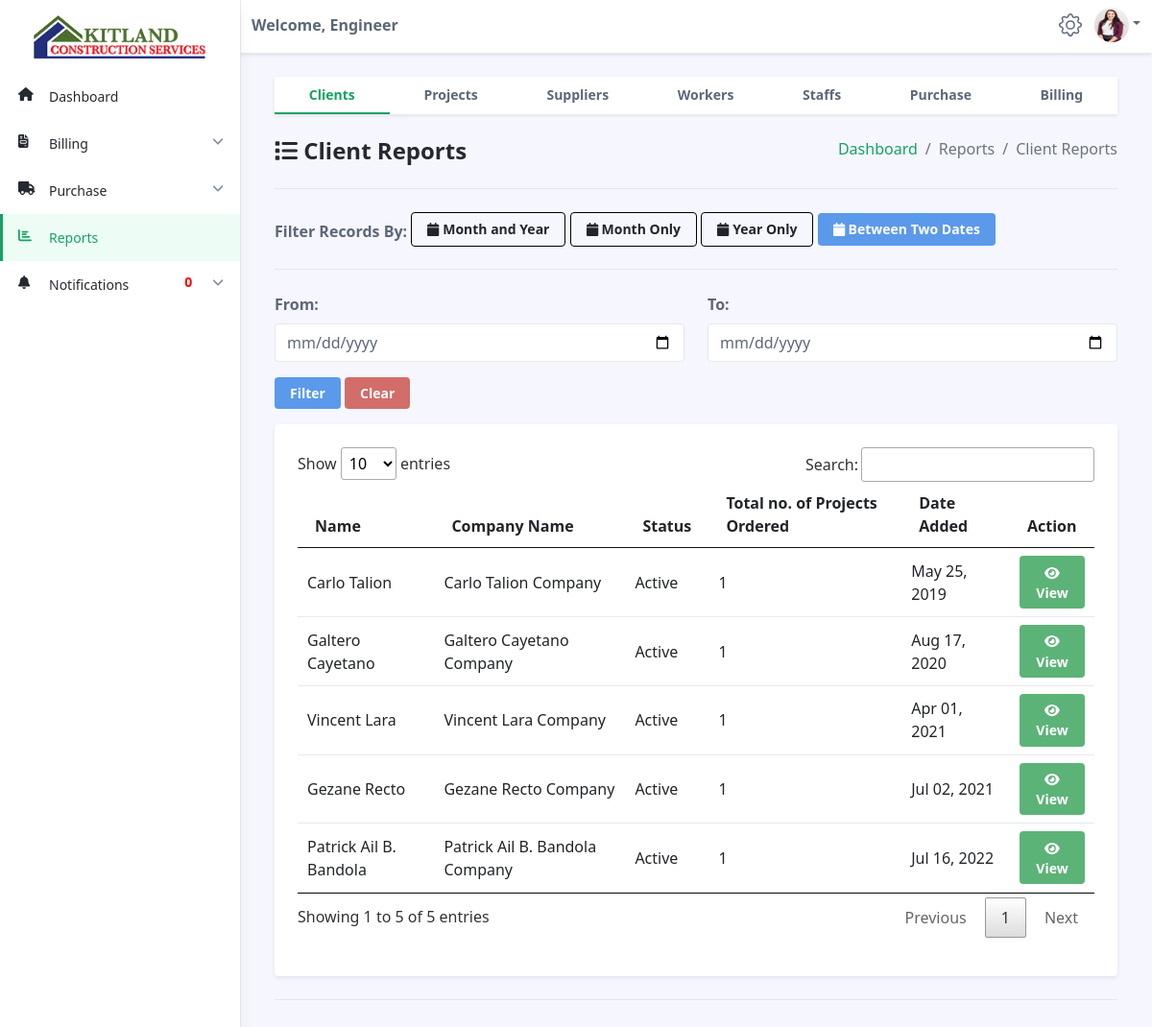
Screenshot of /accountant/client-reports-filter-by-two-dates.php (signed in) with the database file from the repository.
### tables this page shows
CREATE TABLE `clients` (
  `id` int(11) NOT NULL,
  `name` varchar(50) NOT NULL,
  `company_name` varchar(255) NOT NULL,
  `contact` varchar(50) NOT NULL,
  `email` varchar(50) NOT NULL,
  `address` varchar(255) NOT NULL,
  `date_added` date NOT NULL DEFAULT current_timestamp(),
  `status` varchar(255) NOT NULL
);

### accountant/client-reports-filter-by-two-dates.php (the view, shortened to what this page needs)
<?php
include('../connections/config.php');
?>
<!DOCTYPE html>
<!DOCTYPE html>
<html lang="en">
<head>
    <link id="theme-style" rel="stylesheet" href="dataTables/jquery.dataTables.min.css">
    <link id="theme-style" rel="stylesheet" href="../assets/css/portal.css">
    <link rel="stylesheet" href="../assets/css/style.css" />
</head>
<body class="app">
    <?php $page = 'report';
	include('accountant-navbar.php'); ?>
    <div class="app-wrapper">
        <div class="app-content pt-3 p-md-3 p-lg-4">
            <div class="container-xl">
                <nav id="reports-table-tab" class="reports-table-tab app-nav-tabs nav shadow-sm flex-column flex-sm-row mb-4">
                    <a class="flex-sm-fill text-sm-center nav-link active" data-bs-toggle="tab" href="client-reports.php" role="tab" data-target="#client" aria-selected="true">Clients</a>
                    <a class="flex-sm-fill text-sm-center nav-link" data-bs-toggle="tab" href="project-reports.php" role="tab" aria-selected="false">Projects</a>
                    <a class="flex-sm-fill text-sm-center nav-link" data-bs-toggle="tab" href="supplier-reports.php" role="tab" aria-selected="false">Suppliers</a>
                    <a class="flex-sm-fill text-sm-center nav-link" data-bs-toggle="tab" href="worker-reports.php" role="tab" aria-selected="false">Workers</a>
                    <a class="flex-sm-fill text-sm-center nav-link" data-bs-toggle="tab" href="staff-reports.php" role="tab" aria-selected="false">Staffs</a>
                    <a class="flex-sm-fill text-sm-center nav-link" data-bs-toggle="tab" href="purchase-report.php" role="tab" aria-selected="false">Purchase</a>
                    <a class="flex-sm-fill text-sm-center nav-link" data-bs-toggle="tab" href="billing-report.php" role="tab" aria-selected="false">Billing</a>
                </nav>
                <ol class="breadcrumb mb-4" style="float:right">
                    <li class="breadcrumb-item"><a href="dashboard.php">Dashboard</a></li>
                    <li class="breadcrumb-item active">Reports</li>
                    <li class="breadcrumb-item active">Client Reports</li>
                </ol>
                <h1 class="app-page-title"><span class="nav-icon"><i class="fa fa-list"></i></span> Client Reports</h1>
                <hr class="mb-4">
                <span style="font-weight:bold">Filter Records By:</span>
                <a href="client-reports.php" class="btn app-btn" style="margin-bottom: 0.5em; border:1px solid #000"><i class="fa fa-calendar"></i> Month and Year</a>
                <a href="client-reports-filter-by-month-only.php" class="btn app-btn" style="margin-bottom: 0.5em; border:1px solid #000"><i class="fa fa-calendar"></i> Month Only</a>
                <a href="client-reports-filter-by-year-only.php" class="btn app-btn" style="margin-bottom: 0.5em; border:1px solid #000"><i class="fa fa-calendar"></i> Year Only</a>
                <a href="client-reports-filter-by-two-dates.php" class="btn app-btn btn-info" style="margin-bottom: 0.5em; color:white"><i class="fa fa-calendar"></i> Between Two Dates</a>
                <hr class="mb-4">
                <form class="settings-form" method="post">
                    <div class="row">
                        <div class="col-md-6 col-12 mb-3">
                            <label for="setting-input-3" class="form-label" style="font-weight:bold">From:</label>
                            <input type="date" name="from_date" class="form-control" required>
                        </div>
                        <div class=" col-md-6 col-12 mb-3">
                            <label for="setting-input-3" class="form-label" style="font-weight:bold">To:</label>
                            <input type="date" name="to_date" class="form-control" required>
                        </div>
                        <div class=" mb-3">
                            <button type="submit" name="submit" class="btn app-btn btn-info" style="color:#fff">Filter</button>
                            <a href="client-reports-filter-by-two-dates.php" class="btn app-btn btn-danger" style="color:#fff">Clear</a>
                        </div>
                    </div>
                </form>
                <?php if (isset($_POST['submit'])) {
                    $from_date = mysqli_real_escape_string($conn, $_POST['from_date']);
                    $to_date = mysqli_real_escape_string($conn, $_POST['to_date']);
                ?>
                    <div class="row g-4 settings-section">
                        <div class="col-12 col-md-12">
                            <div class="app-card app-card-settings shadow-sm p-4">
                                <div class="app-card-body">
                                    <div class="mb-3">
                                        <table id="myTable" class="table app-table-hover mb-0 text-left">
                                            <thead>
                                                <?php
                                                $sql = "SELECT *, COUNT(*) as count FROM clients WHERE date_added BETWEEN '$from_date' AND '$to_date' WHERE clients.status = '1' GROUP BY name ORDER BY date_added";
                                                $result = mysqli_query($conn, $sql);
                                                ?>
                                                <tr>
													<th class="cell">Name</th>
													<th class="cell">Company Name</th>
													<th class="cell">Status</th>
													<th class="cell">Total no. of Projects Ordered</th>
													<th class="cell">Date Added</th>
													<th class="cell">Action</th>
												</tr>
											</thead>
											<tbody>
												<?php while ($row = mysqli_fetch_array($result)) { ?>
													<tr>
														<td class="cell" style="padding-top: 0.5em"><?php echo $row['name']; ?></td>
														<td class="cell" style="padding-top: 0.5em"><?php echo $row['company_name']; ?></td>
														<td class="cell" style="padding-top: 0.5em"><?php if ($row['status'] == '1'){ echo 'Active'; } else { echo 'Inactive'; }; ?></td>
														<td class="cell" style="padding-top: 0.5em"><?php echo $row['count']; ?></td>
														<td class="cell" style="padding-top: 0.5em"><?php echo $date = date("M d, Y", strtotime($row['date_added'])); ?></td>
														<td><a href="client-report-details.php?ID=<?php echo $row['id']; ?>" class="btn app-btn btn-success" style="color:white"><i class="fa fa-eye"></i> View</a></td>
													</tr>
                                                <?php } ?>
                                            </tbody>
                                        </table>
                                    </div>
                                </div>
                            </div>
                        </div>
                    </div>
                <?php
                } else {
                ?>
                    <div class="row g-4 settings-section">
                        <div class="col-12 col-md-12">
                            <div class="app-card app-card-settings shadow-sm p-4">
                                <div class="app-card-body">
                                    <div class="mb-3">
                                        <table id="myTable" class="table app-table-hover mb-0 text-left">
                                            <thead>
                                                <?php
                                                $sql = "SELECT *, COUNT(*) as count FROM clients WHERE clients.status = '1' GROUP BY name ORDER BY date_added";
                                                $result = mysqli_query($conn, $sql);
                                                ?>
                                                <tr>
													<th class="cell">Name</th>
													<th class="cell">Company Name</th>
													<th class="cell">Status</th>
													<th class="cell">Total no. of Projects Ordered</th>
													<th class="cell">Date Added</th>
													<th class="cell">Action</th>
												</tr>
											</thead>
											<tbody>
												<?php while ($row = mysqli_fetch_array($result)) { ?>
													<tr>
														<td class="cell" style="padding-top: 0.5em"><?php echo $row['name']; ?></td>
														<td class="cell" style="padding-top: 0.5em"><?php echo $row['company_name']; ?></td>
														<td class="cell" style="padding-top: 0.5em"><?php if ($row['status'] == '1'){ echo 'Active'; } else { echo 'Inactive'; }; ?></td>
														<td class="cell" style="padding-top: 0.5em"><?php echo $row['count']; ?></td>
														<td class="cell" style="padding-top: 0.5em"><?php echo $date = date("M d, Y", strtotime($row['date_added'])); ?></td>
														<td><a href="client-report-details.php?ID=<?php echo $row['id']; ?>" class="btn app-btn btn-success" style="color:white"><i class="fa fa-eye"></i> View</a></td>
													</tr>
                                                <?php } ?>
                                            </tbody>
                                        </table>
                                    </div>
                                </div>
                            </div>
                        </div>
                    </div>
                <?php
                }
                ?>
                <hr class="my-4">
            </div>
        </div>
    </div>
</body>
</html>

### assets/css/style.css (style rules this page uses)
* { -webkit-user-select: none; -moz-user-select: none; -ms-user-select: none; user-select: none; }

### rows the page displays
clients: name "Carlo Talion", company_name "Carlo Talion Company", status "Active", count "1", date_added "May 25, 2019"
clients: name "Galtero Cayetano", company_name "Galtero Cayetano Company", status "Active", count "1", date_added "Aug 17, 2020"
clients: name "Vincent Lara", company_name "Vincent Lara Company", status "Active", count "1", date_added "Apr 01, 2021"
clients: name "Gezane Recto", company_name "Gezane Recto Company", status "Active", count "1", date_added "Jul 02, 2021"
clients: name "Patrick Ail B. Bandola", company_name "Patrick Ail B. Bandola Company", status "Active", count "1", date_added "Jul 16, 2022"

### other values shown
$_SESSION['access'] "Engineer"
$total "0"
